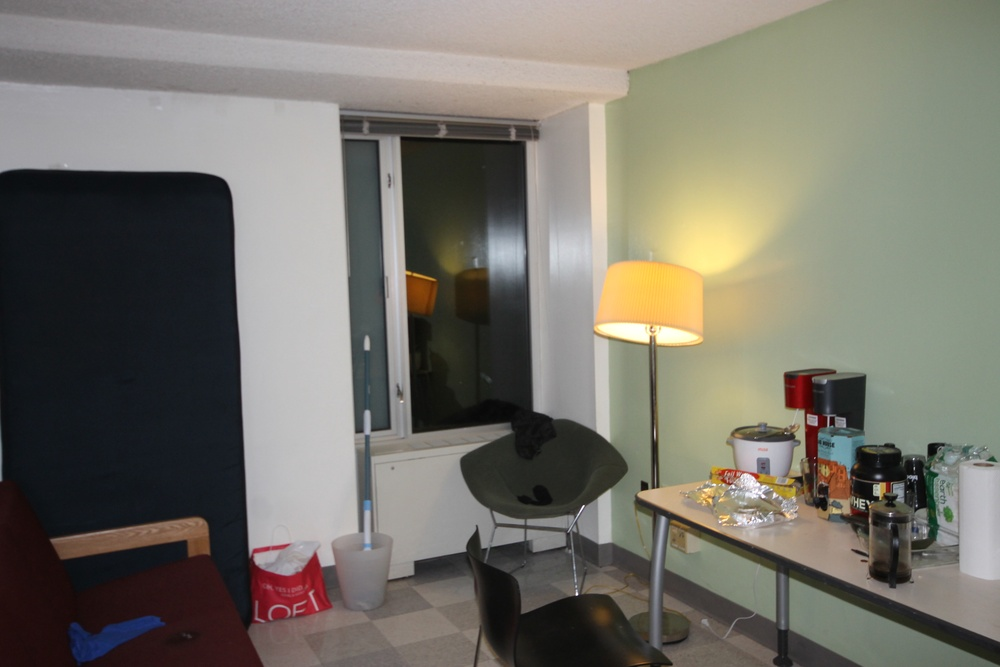
#> input picture dolly zoom examples/IMG_5861.JPG, 1000 x 667 px, shrunk from 4272 x 2848 before the run
$ python radial_distortion.py 'dolly zoom examples/IMG_5861.JPG'   (Python 2 division)
#> lines starting #> are read from the running program, lines starting #| are printed output that depends on the picture; long printed decimals are rounded
#> in main, img is the input picture: shape (667, 1000, 3); mean B, G, R 105.7, 114.9, 117.9
#!/usr/bin/python

from __future__ import division
from scipy import optimize as opt
import numpy as np
import cv2
import sys
import math
import cv2.cv as cv

points = []
x0 = 0
y0 = 0

def objective_function(x):
    obj = 0
    a1 = x[0]
    a = x[1]
    b = x[2]
    c = x[3]
    d = x[4]
    e = x[5]
    f = x[6]
    for i in range(len(points)):
        xd = points[i][0]
        yd = points[i][1]
        r2 = math.pow(xd-x0,2) + math.pow(yd-y0,2)
        denom = 1 + a1 * r2
        xu = (xd-x0)
        yu = (yd-y0)
        if i < 10:
            obj += math.fabs(a*xu + b*yu + c*denom)
        else:
            obj += math.fabs(d*xu + e*yu + f*denom)
    return obj

def optimize():
    x0 = np.array([.1,.70,.70,0,.70,.70,0])
    b = [[-.1,.1], [-1,1], [-1,1], [-1000,1000], [-1,1], [-1,1], [-1000,1000]]
    cons = ({'type': 'eq', 'fun': lambda x: math.pow(x[1],2) + math.pow(x[2],2) - 1},
            {'type': 'eq', 'fun': lambda x: math.pow(x[4],2) + math.pow(x[5],2) - 1})
    result = opt.minimize(objective_function, x0, method = 'SLSQP', bounds = b, constraints = cons)
    if result.status == 0:
        print result.x[0]
        return result.x[0]
    else:
        return 0

def hough_circles(img):
    maxY, maxX = img.shape[:2]
#> maxY = 667; maxX = 1000
    minR = int(min(maxY,maxX)/2)
#> minR = 333
    maxR = int(max(maxY,maxX)*2)
#> maxR = 2000
    imgMod = cv2.medianBlur(img,5)
    cimg = cv2.cvtColor(imgMod,cv2.COLOR_BGR2GRAY)
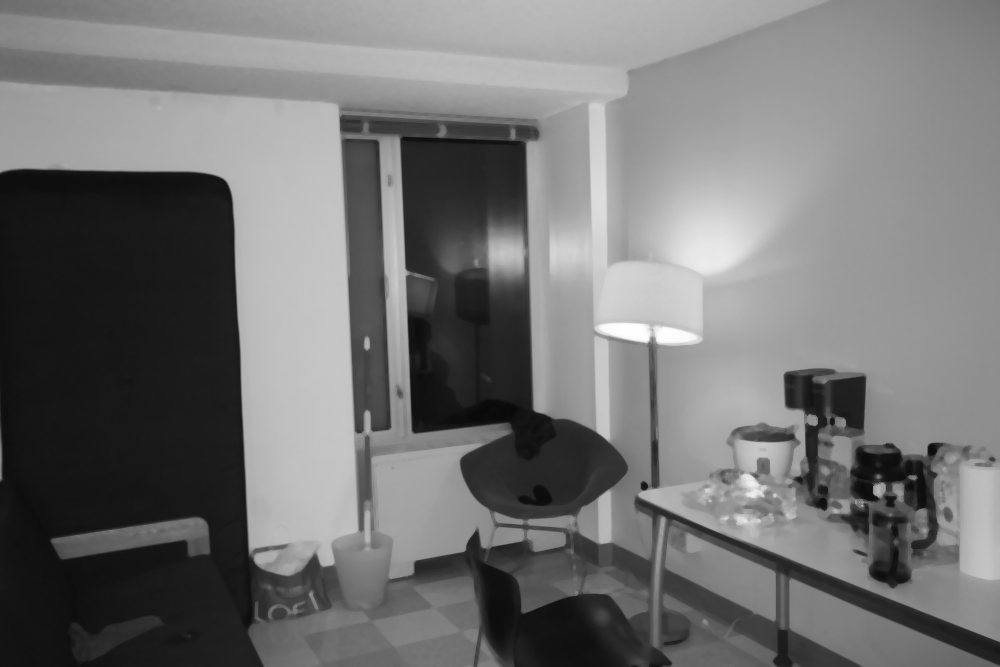
#> cimg: shape (667, 1000); min 9, max 254, mean 114.8
    x = 65
    circles = []
    while(((circles is None) or len(circles) == 0 or len(circles[0]) < 2) and x > 35):
        x = x-1
        circles = cv2.HoughCircles(cimg,cv.CV_HOUGH_GRADIENT,1,.0001,param1=100,param2=x,minRadius=minR,maxRadius=maxR)
#> this loop made 29 passes
#> circles on pass 29: [[957.5, 139.5, 368.7], [886.5, 192.5, 334]]
#> after the loop, x = 36

    # [8 lines of commented-out code are left out]
    return circles

# correct distortion
def update(params):
    for i in xrange(rows):
        for j in xrange(cols):
            r2 = math.pow(i-params[7],2) + math.pow(j-params[8],2)
            denom = 1 + params[0] * r2
            map_x.itemset((i,j), ((j-params[8])*denom) + params[8])
            map_y.itemset((i,j), ((i-params[7])*denom) + params[7])

def transform(params, img):
    global map_x, map_y, rows, cols
    map_x = np.zeros(img.shape[:2], np.float32)
    map_y = np.zeros(img.shape[:2], np.float32)
    rows, cols = img.shape[:2]
    while(True):
        update(params)
        dst = cv2.remap(img, map_x, map_y, cv2.INTER_CUBIC)
        cv2.imshow('result', dst)
        if cv2.waitKey(0) == ord('q'):
            break

def main(argv=None):

    if type(argv) == str:
        img = cv2.imread(argv)
    else:
        #cv2.namedWindow('image')
        img = cv2.imread(argv[1])

    #cv2.imshow('image', img)
    result = hough_circles(img)
#> result = [[957.5, 139.5, 368.7], [886.5, 192.5, 334]]

    #pick 2 closest circles
    minDist = float("inf")
    circle1 = None
    circle2 = None

    if (result is None or len(result[0]) < 2):
        return 0

    for i in result[0,:]:
        for j in result[0,:]:
            dist = (i[0] - j[0])**2 + (i[1] - j[1])**2
            if (dist < minDist and dist != 0):
                circle1 = i
                circle2 = j
                minDist = dist
#> this loop made 2 passes
#> after the loop, circle1 = [957.5, 139.5, 368.7]; circle2 = [886.5, 192.5, 334]; minDist = 7850

    #run fitting on 2 closest circles
    #compute average center
    x0 = (circle1[0] + circle2[0])/2
#> x0 = 922
    y0 = (circle1[1] + circle2[1])/2
#> y0 = 166

    maxY, maxX = img.shape[:2]
#> maxY = 667; maxX = 1000
    for i in range(0,360,36):
        x = math.cos(math.radians(i)) * circle1[2] + x0
        y = math.sin(math.radians(i)) * circle1[2] + y0
        if(x > 0 and y > 0 and x < maxX and y < maxY):
            points.append([x,y])
#> this loop made 10 passes
#> (x, y) on passes 1 to 10: (1290.7, 166), (1220.3, 382.7), (1035.9, 516.7), (808.1, 516.7), (623.7, 382.7), (553.3, 166), (623.7, -50.72), (808.1, -184.7), (1035.9, -184.7), (1220.3, -50.72)
#> after the loop, points = [[808.1, 516.7], [623.7, 382.7], [553.3, 166]]

    for i in range(0,360,36):
        x = math.cos(math.radians(i)) * circle2[2] + x0
        y = math.sin(math.radians(i)) * circle2[2] + y0
        if(x > 0 and y > 0 and x < maxX and y < maxY):
            points.append([x,y])
#> this loop made 10 passes
#> (x, y) on passes 1 to 10: (1256, 166), (1192.2, 362.3), (1025.2, 483.7), (818.8, 483.7), (651.8, 362.3), (588, 166), (651.8, -30.32), (818.8, -151.7), (1025.2, -151.7), (1192.2, -30.32)
#> after the loop, points = [[808.1, 516.7], [623.7, 382.7], [553.3, 166], [818.8, 483.7], [651.8, 362.3], [588, 166]]

    # #press 'q' to exit
    # if cv2.waitKey(0) == ord('q'):
    #     cv2.destroyAllWindows()

    return optimize()
#> the loop in objective_function, `for i in range(len(points)):` made 6 passes
#> (xd, yd, r2, denom, xu, yu, obj) on passes 1 to 6: (808.1, 516.7, 919901.7, 91991.2, 808.1, 516.7, 927.3), (623.7, 382.7, 535492.8, 53550.3, 623.7, 382.7, 1631.8), (553.3, 166, 333696.9, 33370.7, 553.3, 166, 2135.3), (818.8, 483.7, 904334.4, 90434.4, 818.8, 483.7, 3047), (651.8, 362.3, 556104, 55611.4, 651.8, 362.3, 3756.9), (588, 166, 373300, 37331, 588, 166, 4284.7)
#> after the loop in objective_function, `for i in range(len(points)):`: obj = 4284.7
#> the loop in objective_function (call 2), `for i in range(len(points)):` made 6 passes
#| 0.02604

if(__name__ == "__main__"):
    main(sys.argv)

$ run again, on dolly zoom examples/IMG_5863.JPG
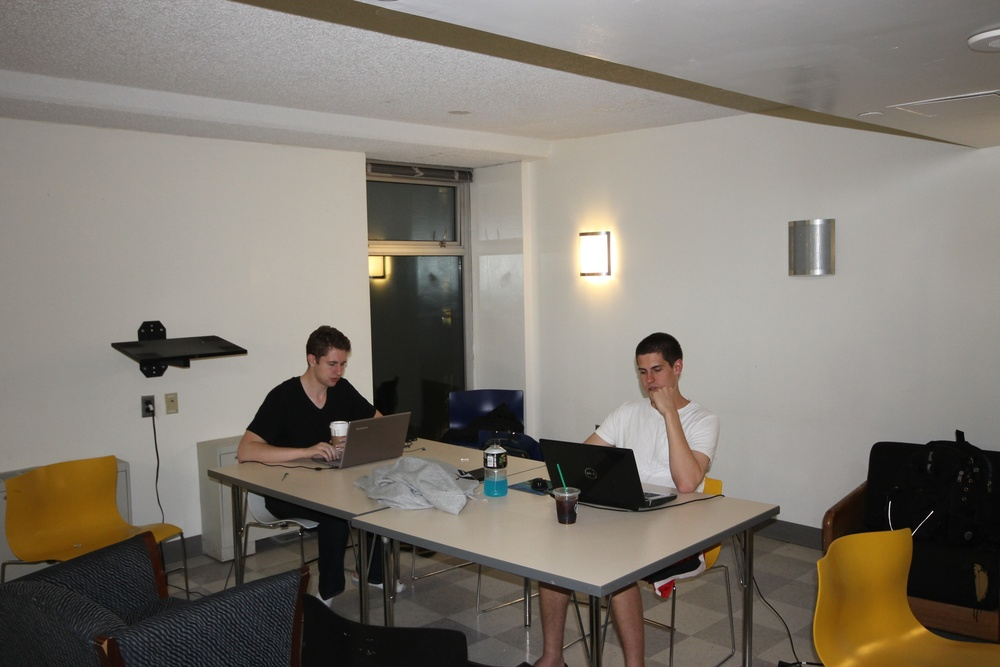
#> input picture dolly zoom examples/IMG_5863.JPG, 1000 x 667 px, shrunk from 4272 x 2848 before the run
#> in main, img is the input picture: shape (667, 1000, 3); mean B, G, R 112.9, 121.6, 127.9
#> in hough_circles, `cimg = cv2.cvtColor(imgMod,cv2.COLOR_BGR2GRAY)`:
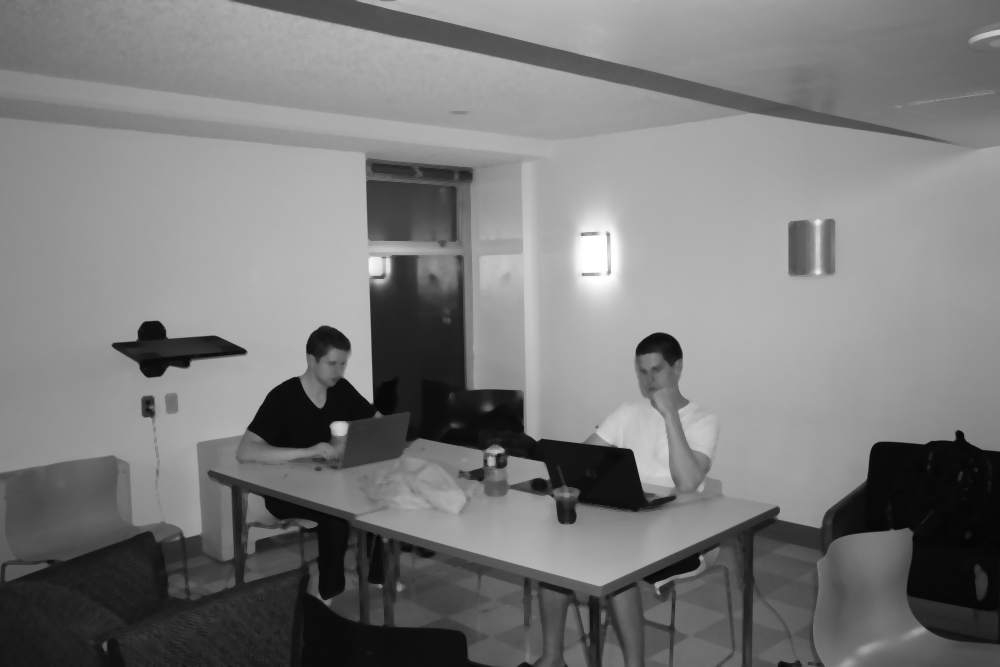
#> cimg: shape (667, 1000); min 4, max 255, mean 122.5
#> after the loop in hough_circles, `while(((circles is None) or len(circles) == 0 or len(circles[0]) < 2) ..`: x = 35

$ run again, on dolly zoom examples/IMG_5867.JPG
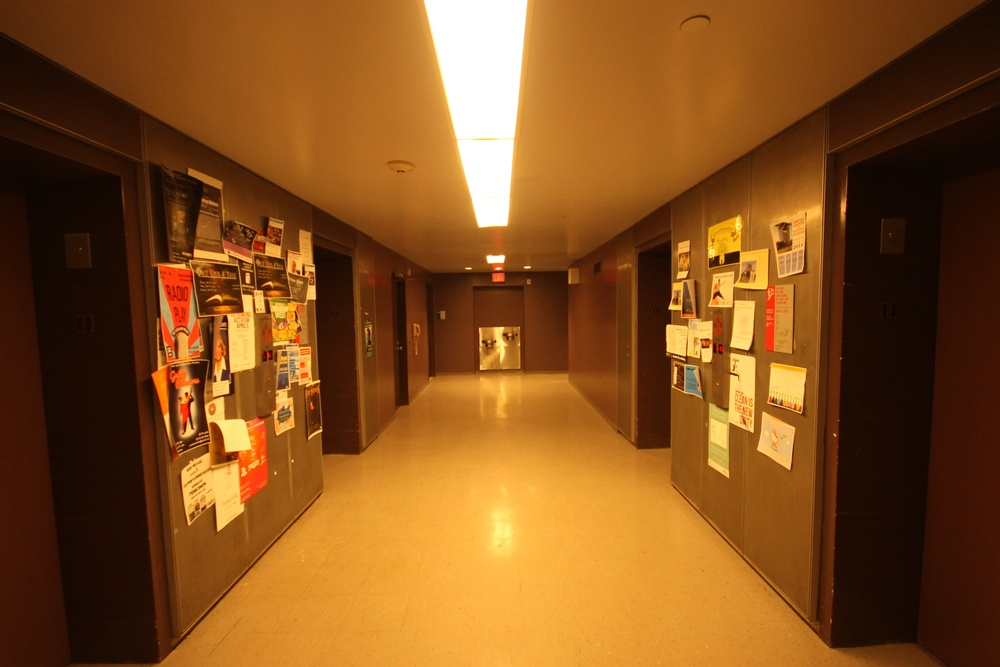
#> input picture dolly zoom examples/IMG_5867.JPG, 1000 x 667 px, shrunk from 4272 x 2848 before the run
#> in main, img is the input picture: shape (667, 1000, 3); mean B, G, R 28.8, 79.4, 131.7
#> in hough_circles, `cimg = cv2.cvtColor(imgMod,cv2.COLOR_BGR2GRAY)`:
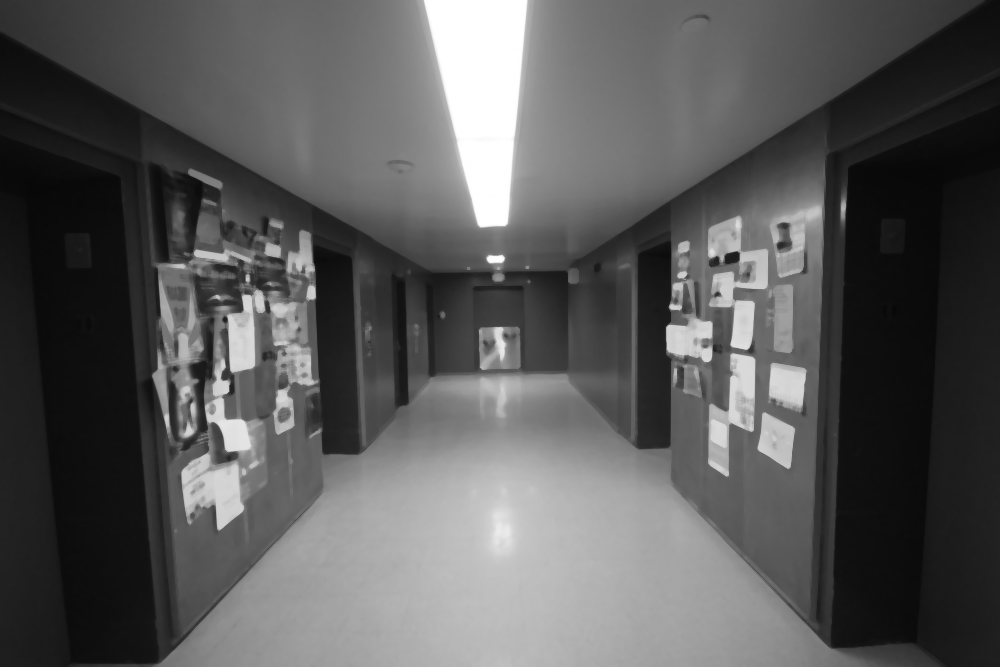
#> cimg: shape (667, 1000); min 7, max 255, mean 89.2
#> the loop in hough_circles, `while(((circles is None) or len(circles) == 0 or len(circles[0]) < 2) ..` made 24 passes
#> circles on passes 22 to 24: [[9.5, 364.5, 346.4]], [[9.5, 364.5, 346.4]], [[999.5, 339.5, 337.6], [9.5, 364.5, 346.4]]
#> after the loop in hough_circles, `while(((circles is None) or len(circles) == 0 or len(circles[0]) < 2) ..`: x = 41
#> result = [[999.5, 339.5, 337.6], [9.5, 364.5, 346.4]]
#> the loop in main, `for i in result[0,:]:` made 2 passes
#> after the loop in main, `for i in result[0,:]:`: circle1 = [999.5, 339.5, 337.6]; circle2 = [9.5, 364.5, 346.4]; minDist = 980725
#> x0 = 504.5
#> y0 = 352
#> the loop in main, `for i in range(0,360,36):` made 10 passes
#> (x, y) on passes 1 to 8: (842.1, 352), (777.6, 550.4), (608.8, 673.1), (400.2, 673.1), (231.4, 550.4), (166.9, 352), (231.4, 153.6), (400.2, 30.92)
#> after the loop in main, `for i in range(0,360,36):`: points = [[842.1, 352], [777.6, 550.4], [231.4, 550.4], [166.9, 352], [231.4, 153.6], [400.2, 30.92], [608.8, 30.92], [777.6, 153.6]]
#> the loop in main, `for i in range(0,360,36):` made 10 passes
#> (x, y) on passes 1 to 8: (850.9, 352), (784.7, 555.6), (611.5, 681.4), (397.5, 681.4), (224.3, 555.6), (158.1, 352), (224.3, 148.4), (397.5, 22.55)
#> after the loop in main, `for i in range(0,360,36):`: points = [[842.1, 352], [777.6, 550.4], [231.4, 550.4], [166.9, 352], [231.4, 153.6], [400.2, 30.92], [608.8, 30.92], [777.6, 153.6], [850.9, 352], [784.7, 555.6], [224.3, 555.6], [158.1, 352], [224.3, 148.4], [397.5, 22.55], [611.5, 22.55], [784.7, 148.4]]
#> the loop in objective_function, `for i in range(len(points)):` made 16 passes
#> (xd, yd, r2, denom, xu, yu, obj) on passes 1 to 8: (842.1, 352, 833036.4, 83304.6, 842.1, 352, 835.9), (777.6, 550.4, 907679.4, 90768.9, 777.6, 550.4, 1765.5), (231.4, 550.4, 356514.9, 35652.5, 231.4, 550.4, 2312.8), (166.9, 352, 151759.6, 15177, 166.9, 352, 2676), (231.4, 153.6, 77116.6, 7712.7, 231.4, 153.6, 2945.5), (400.2, 30.92, 161097, 16110.7, 400.2, 30.92, 3247.2), (608.8, 30.92, 371623.1, 37163.3, 608.8, 30.92, 3695.1), (777.6, 153.6, 628281.1, 62829.1, 777.6, 153.6, 4346.9)
#> after the loop in objective_function, `for i in range(len(points)):`: obj = 8682.1
#> the loop in objective_function (call 2), `for i in range(len(points)):` made 16 passes
#| 0.07497

$ run again, on dolly zoom examples/IMG_5871.JPG
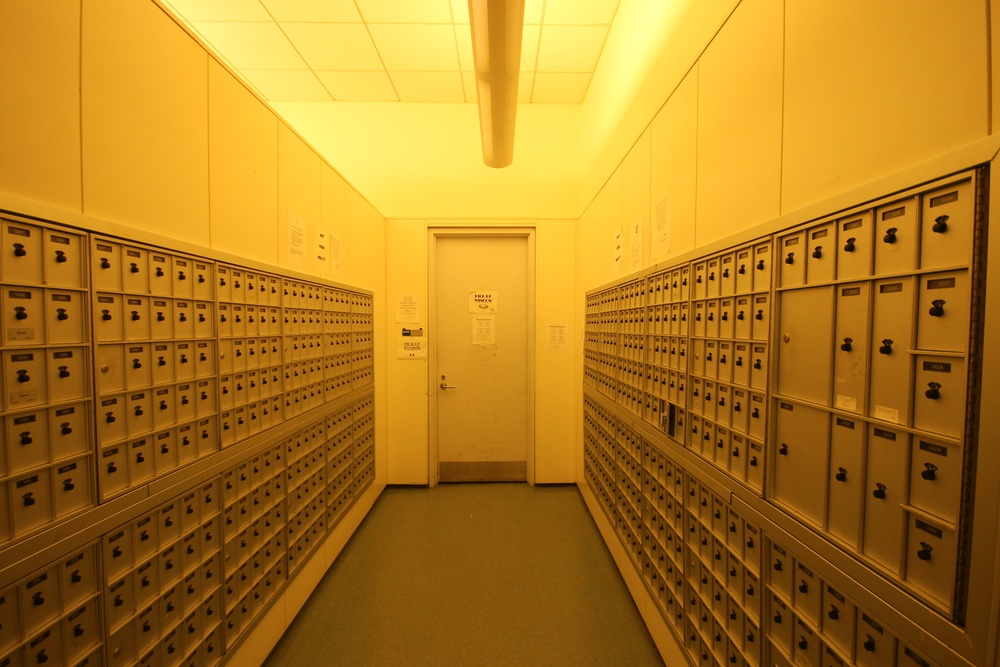
#> input picture dolly zoom examples/IMG_5871.JPG, 1000 x 667 px, shrunk from 4272 x 2848 before the run
#> in main, img is the input picture: shape (667, 1000, 3); mean B, G, R 31.6, 122.9, 174.4
#> in hough_circles, `cimg = cv2.cvtColor(imgMod,cv2.COLOR_BGR2GRAY)`:
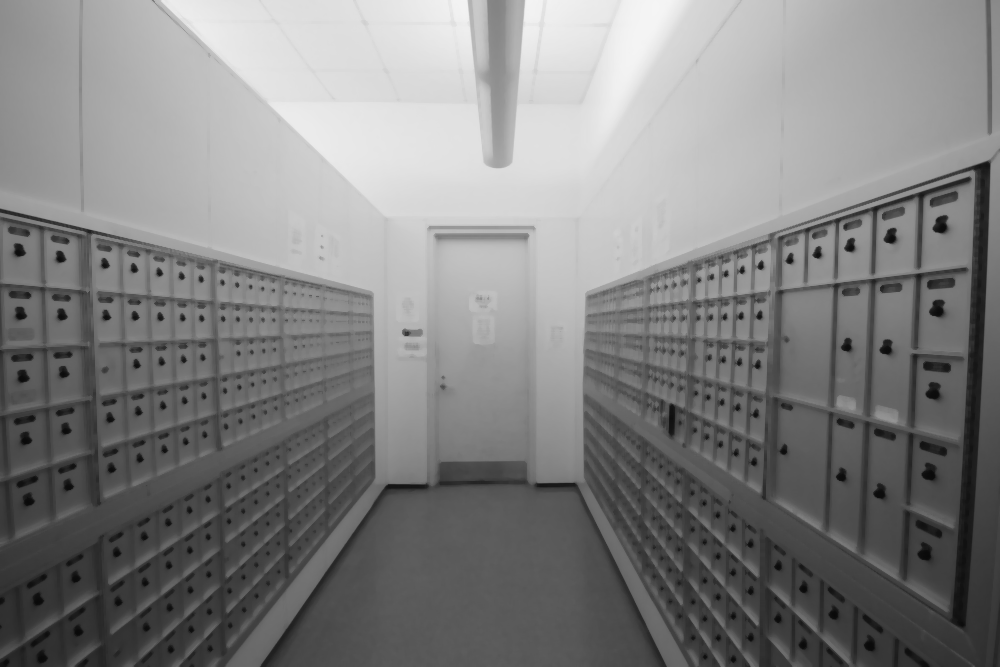
#> cimg: shape (667, 1000); min 9, max 245, mean 128.8
#> the loop in hough_circles, `while(((circles is None) or len(circles) == 0 or len(circles[0]) < 2) ..` made 15 passes
#> circles on passes 13 to 14: [[4.5, 284.5, 367.1]], [[4.5, 284.5, 367.1]]
#> after the loop in hough_circles, `while(((circles is None) or len(circles) == 0 or len(circles[0]) < 2) ..`: x = 50
#> result = [[4.5, 284.5, 367.1], [10.5, 271.5, 372.4], [17.5, 264.5, 372.4], [18.5, 278.5, 363.2]]
#> the loop in main, `for i in result[0,:]:` made 4 passes
#> after the loop in main, `for i in result[0,:]:`: circle1 = [10.5, 271.5, 372.4]; circle2 = [17.5, 264.5, 372.4]; minDist = 98
#> x0 = 14
#> y0 = 268
#> the loop in main, `for i in range(0,360,36):` made 10 passes
#> (x, y) on passes 1 to 8: (386.4, 268), (315.3, 486.9), (129.1, 622.2), (-101.1, 622.2), (-287.3, 486.9), (-358.4, 268), (-287.3, 49.11), (-101.1, -86.17)
#> after the loop in main, `for i in range(0,360,36):`: points = [[386.4, 268], [315.3, 486.9], [129.1, 622.2], [315.3, 49.11]]
#> after the loop in main, `for i in range(0,360,36):`: points = [[386.4, 268], [315.3, 486.9], [129.1, 622.2], [315.3, 49.11], [386.4, 268], [315.3, 486.9], [129.1, 622.2], [315.3, 49.11]]
#> the loop in objective_function, `for i in range(len(points)):` made 8 passes
#> (xd, yd, r2, denom, xu, yu, obj) on passes 1 to 8: (386.4, 268, 221129, 22113.9, 386.4, 268, 458.1), (315.3, 486.9, 336463.2, 33647.3, 315.3, 486.9, 1019.6), (129.1, 622.2, 403760.9, 40377.1, 129.1, 622.2, 1545.5), (315.3, 49.11, 101811.8, 10182.2, 315.3, 49.11, 1800.5), (386.4, 268, 221129, 22113.9, 386.4, 268, 2258.6), (315.3, 486.9, 336463.2, 33647.3, 315.3, 486.9, 2820.1), (129.1, 622.2, 403760.9, 40377.1, 129.1, 622.2, 3346), (315.3, 49.11, 101811.8, 10182.2, 315.3, 49.11, 3601.1)
#> after the loop in objective_function, `for i in range(len(points)):`: obj = 3601.1
#> the loop in objective_function (call 2), `for i in range(len(points)):` made 8 passes
#| 0.0843
